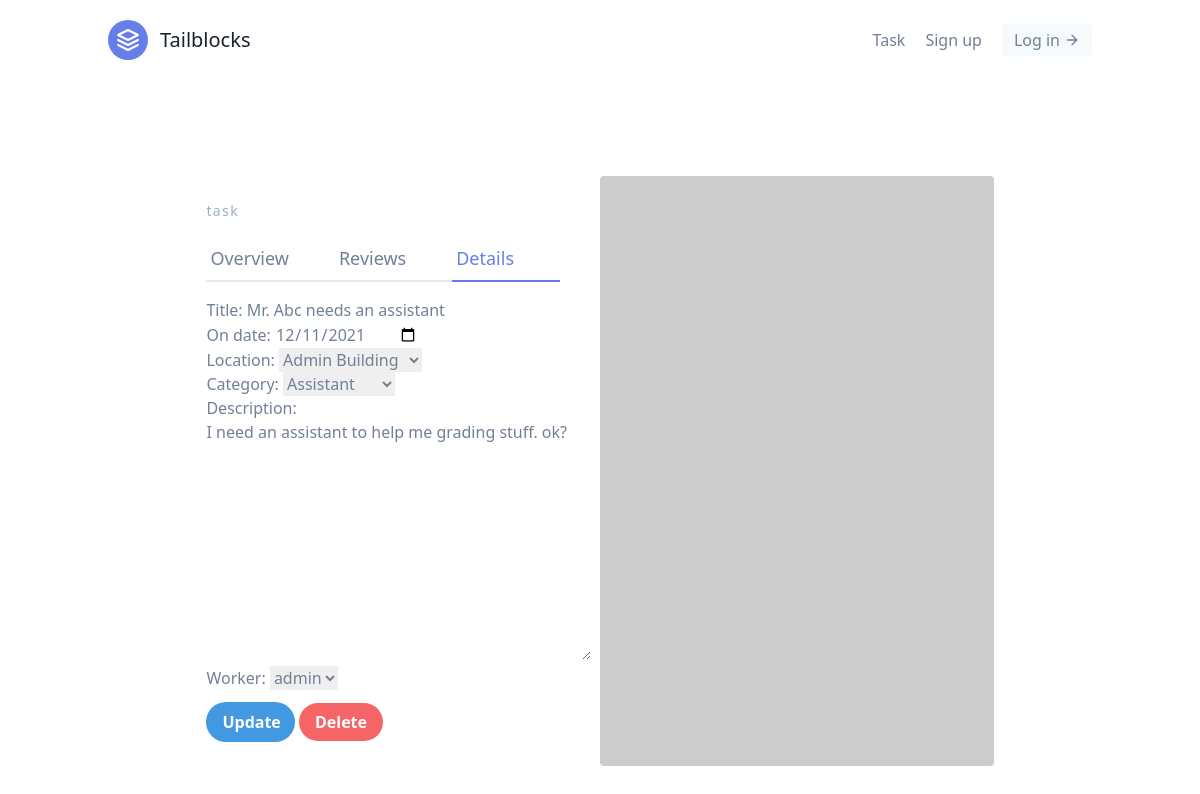
The page /tasks/3/update on the database its author committed.
### tasks/models.py (models this page shows, shortened)
class Task(models.Model):
    LOCATION_CHOICES = (
        ('Elizah Hall', 'Elizah Hall'),
        ('Solomon Hall', 'Solomon Hall'),
        ('Eve Hall', 'Eve Hall'),
        ('Sarah Hall', 'Sarah Hall'),
        ('Esther Hall', 'Esther Hall'),
        ('Ruth Hall', 'Ruth Hall'),
        ('Guest House', 'Guest House'),
        ('Library', 'Library'),
        ('Cafeteria', 'Cafeteria'),
        ('IT Building', 'IT Building'),
        ('Admin Building', 'Admin Building'),
        ('Science Building', 'Science Building'),
        ('Hope Channel', 'Hope Channel'),
        ('Church', 'Church')
        )
    CATEGORY_CHOICES = (
        ('Assistant', 'Assistant'),
        ('Monitor', 'Monitor'),
        ('Janitor', 'Janitor'),
        ('Supervisor', 'Supervisor'),
        ('Video Editor', 'Video Editor'),
        ('Chaplain', 'Chaplain')
    )
    date_added = models.DateTimeField(auto_now_add=True)
    title = models.CharField(max_length=100)
    on_date = models.DateField(null=True)
    location = models.CharField(choices=LOCATION_CHOICES, max_length=100)
    category = models.CharField(choices=CATEGORY_CHOICES, max_length=50)
    description = models.TextField(null=True, blank=True)
    worker = models.ForeignKey('Worker', on_delete=CASCADE)

### tasks/views.py (the view, shortened to what this page needs)
# urls.py: path('<int:pk>/update', TaskUpdateView.as_view(), name='task-update'),
class TaskUpdateView(UpdateView):
    template_name = 'tasks/task_update.html'
    queryset = Task.objects.all()
    form_class = TaskModelForm
    context_object_name = 'task'

### tasks/forms.py
class TaskModelForm(forms.ModelForm):
    class Meta:
        model = Task
        fields = fields = '__all__'
        widgets = {
            'on_date': DateInput()
        }

### tasks/models.py (called while the page is built)
    def __str__(self):
        return self.user.username

### tasks/templates/tasks/task_update.html (shortened to what this page needs)
{% extends 'base.html' %} {% block content %}
<section class="text-gray-600 body-font overflow-hidden">
  <div class="container px-5 py-24 mx-auto">
    <div class="lg:w-4/5 mx-auto flex flex-wrap">
      <div class="lg:w-1/2 w-full lg:pr-10 lg:py-6 mb-6 lg:mb-0">
        <h2 class="text-sm title-font text-gray-500 tracking-widest">task</h2>
        <div class="flex mb-4">
          <a href="{% url 'tasks:task-detail' task.pk %}" class="flex-grow border-b-2 border-gray-300 py-2 text-lg px-1">Overview</a>
          <a class="flex-grow border-b-2 border-gray-300 py-2 text-lg px-1">Reviews</a>
          <a href="{% url 'tasks:task-update' task.pk %}" class="flex-grow text-indigo-500 border-b-2 border-indigo-500 py-2 text-lg px-1">Details</a>
        </div>
        <form method="post">
          {% csrf_token %} {{ form.as_p }}
          <button type="submit" class="w-1/4 mt-3 bg-blue-500 hover:bg-blue-700 text-white font-bold py-2 px-4 rounded-full">Update</button>
          <a href="{% url 'tasks:task-delete' task.pk %}" class="w-1/2 mt-3 bg-red-500 hover:bg-red-700 text-white font-bold py-2 px-4 rounded-full">Delete</a>
        </form>
      </div>
      <img alt="ecommerce" class="lg:w-1/2 w-full lg:h-auto h-64 object-cover object-center rounded" src="https://dummyimage.com/400x400">
    </div>
  </div>
</section>
{% endblock content %}

### rows shown on the page
Task: title "Mr. Abc needs an assistant", on_date "12/11/2021", location "Admin Building", category "Assistant", description "I need an assistant to help me grading stuff. ok?", worker "admin"
